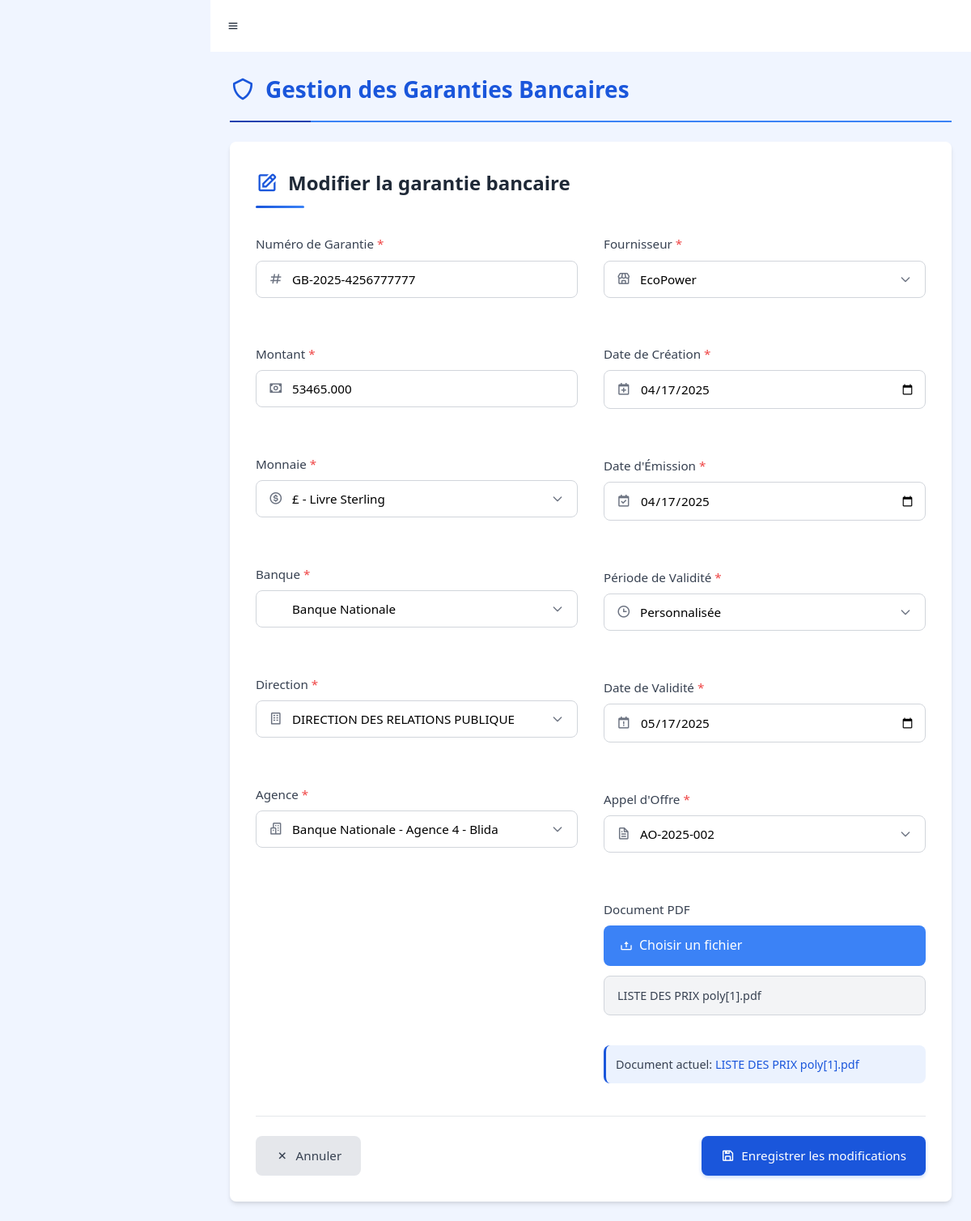
Screenshot of /Backend/Garantie/edit_garantie.php?id=9 with the database file from the repository.
### tables this page shows
CREATE TABLE IF NOT EXISTS `garantie` (
    `id` int NOT NULL AUTO_INCREMENT,
    `num_garantie` varchar(50) NOT NULL,
    `date_creation` date NOT NULL,
    `date_emission` date NOT NULL,
    `date_validite` date NOT NULL,
    `montant` decimal(15, 3) NOT NULL,
    `direction_id` int NOT NULL,
    `fournisseur_id` int NOT NULL,
    `monnaie_id` int NOT NULL,
    `agence_id` int NOT NULL,
    `appel_offre_id` int NOT NULL,
    PRIMARY KEY (`id`),
    UNIQUE KEY `num_garantie` (`num_garantie`),
    KEY `fk_agence_gar` (`agence_id`),
    KEY `fk_appel_gar` (`appel_offre_id`),
    KEY `fk_dir_gar` (`direction_id`),
    KEY `fk_fournisseur_gar` (`fournisseur_id`),
    KEY `fk_monnaie_gar` (`monnaie_id`)
);

CREATE TABLE IF NOT EXISTS `document_garantie` (
    `id` int NOT NULL AUTO_INCREMENT,
    `nom_document` varchar(50) NOT NULL,
    `document_path` varchar(100) NOT NULL,
    `garantie_id` int NOT NULL,
    PRIMARY KEY (`id`),
    UNIQUE KEY `nom_document` (`nom_document`),
    KEY `fk_gar_doc` (`garantie_id`)
);

### Backend/Garantie/edit_garantie.php (the view, shortened to what the rows shown need)
<?php
require_once("../../Pages/Template/header.php");
require_once('../../db_connection/db_conn.php');
$garantie_id = isset($_POST['garantie_id']) ? intval($_POST['garantie_id']) : intval($_GET['id']);
try {
    $sql = "SELECT * FROM garantie WHERE id = :id";
    $stmt = $pdo->prepare($sql);
    $stmt->bindParam(':id', $garantie_id);
    $stmt->execute();
    $garantie = $stmt->fetch(PDO::FETCH_ASSOC);
    $stmt_doc = $pdo->prepare("SELECT * FROM document_garantie WHERE garantie_id = :garantie_id");
    $stmt_doc->bindParam(':garantie_id', $garantie_id);
    $stmt_doc->execute();
    $document = $stmt_doc->fetch(PDO::FETCH_ASSOC);
} catch (PDOException $e) {
    $_SESSION['error_message'] = "Erreur lors de la récupération des données: " . $e->getMessage();
    header('Location: ../../Pages/Garantie/ListeGaranties.php');
    exit;
}
?>
<!DOCTYPE html>
<html lang="fr">
<head>
    <link href='https://unpkg.com/boxicons@2.0.9/css/boxicons.min.css' rel='stylesheet'>
    <link rel="stylesheet" href="https://cdn.jsdelivr.net/npm/sweetalert2@11/dist/sweetalert2.min.css">
    <link rel="stylesheet" href="editGarantie.css">
</head>
<body>
    <div class="main-container">
        <div class="page">
            <div class="form-container">
                <form id="garantieForm" method="POST" action="../../Backend/Garantie/save_garantie.php" enctype="multipart/form-data">
                    <div class="form-grid">
                        <div class="form-column">
                            <div class="form-group">
                                <div class="input-with-icon">
                                    <i class='bx bx-hash'></i>
                                    <input type="text" id="num_garantie" name="num_garantie" class="form-control" value="<?php echo htmlspecialchars($garantie['num_garantie']); ?>">
                                </div>
                            </div>
                            <div class="form-group">
                                <div class="input-with-icon">
                                    <i class='bx bx-money'></i>
                                    <input type="text" id="montant" name="montant" class="form-control" value="<?php echo htmlspecialchars($garantie['montant']); ?>">
                                </div>
                            </div>
                        </div>
                        <div class="form-column">
                            <div class="form-group">
                                <div class="input-with-icon">
                                    <i class='bx bx-calendar-plus'></i>
                                    <input type="date" id="date_creation" name="date_creation" class="form-control" value="<?php echo htmlspecialchars($garantie['date_creation']); ?>">
                                </div>
                            </div>
                            <div class="form-group">
                                <div class="input-with-icon">
                                    <i class='bx bx-calendar-check'></i>
                                    <input type="date" id="date_emission" name="date_emission" class="form-control" value="<?php echo htmlspecialchars($garantie['date_emission']); ?>">
                                </div>
                            </div>
                            <div class="form-group" id="date_validite_group">
                                <div class="input-with-icon">
                                    <i class='bx bx-calendar-exclamation'></i>
                                    <input type="date" id="date_validite" name="date_validite" class="form-control" value="<?php echo htmlspecialchars($garantie['date_validite']); ?>">
                                </div>
                            </div>
                            <div class="form-group">
                                <div class="file-upload-container">
                                    <div class="file-upload-button">
                                        <i class='bx bx-upload'></i>
                                        <span>Choisir un fichier</span>
                                    </div>
                                    <div class="file-name" id="file-name-display">
                                        <?php echo $document ? htmlspecialchars($document['nom_document']) : 'Aucun fichier sélectionné'; ?>
                                    </div>
                                </div>
                                <?php if ($document): ?>
                                <div class="existing-document">
                                    <p>Document actuel: <a href="view_document.php?id=<?php echo $document['id']; ?>" target="_blank"><?php echo htmlspecialchars($document['nom_document']); ?></a></p>
                                </div>
                                <?php endif; ?>
                            </div>
                        </div>
                    </div>
                </form>
            </div>
        </div>
    </div>
</body>
</html>
<?php
 require_once('../../Pages/Template/footer.php');
?>

### rows the page displays
garantie: num_garantie "GB-2025-4256777777", montant "53465.000", date_creation "04/17/2025", date_emission "04/17/2025", date_validite "05/17/2025"
document_garantie: nom_document "LISTE DES PRIX poly[1].pdf"

### other values shown
form field monnaie_id "£ - Livre Sterling"
form field value "Banque Nationale"
form field direction_id "DIRECTION DES RELATIONS PUBLIQUE"
form field fournisseur_id "EcoPower"
form field appel_offre_id "AO-2025-002"
